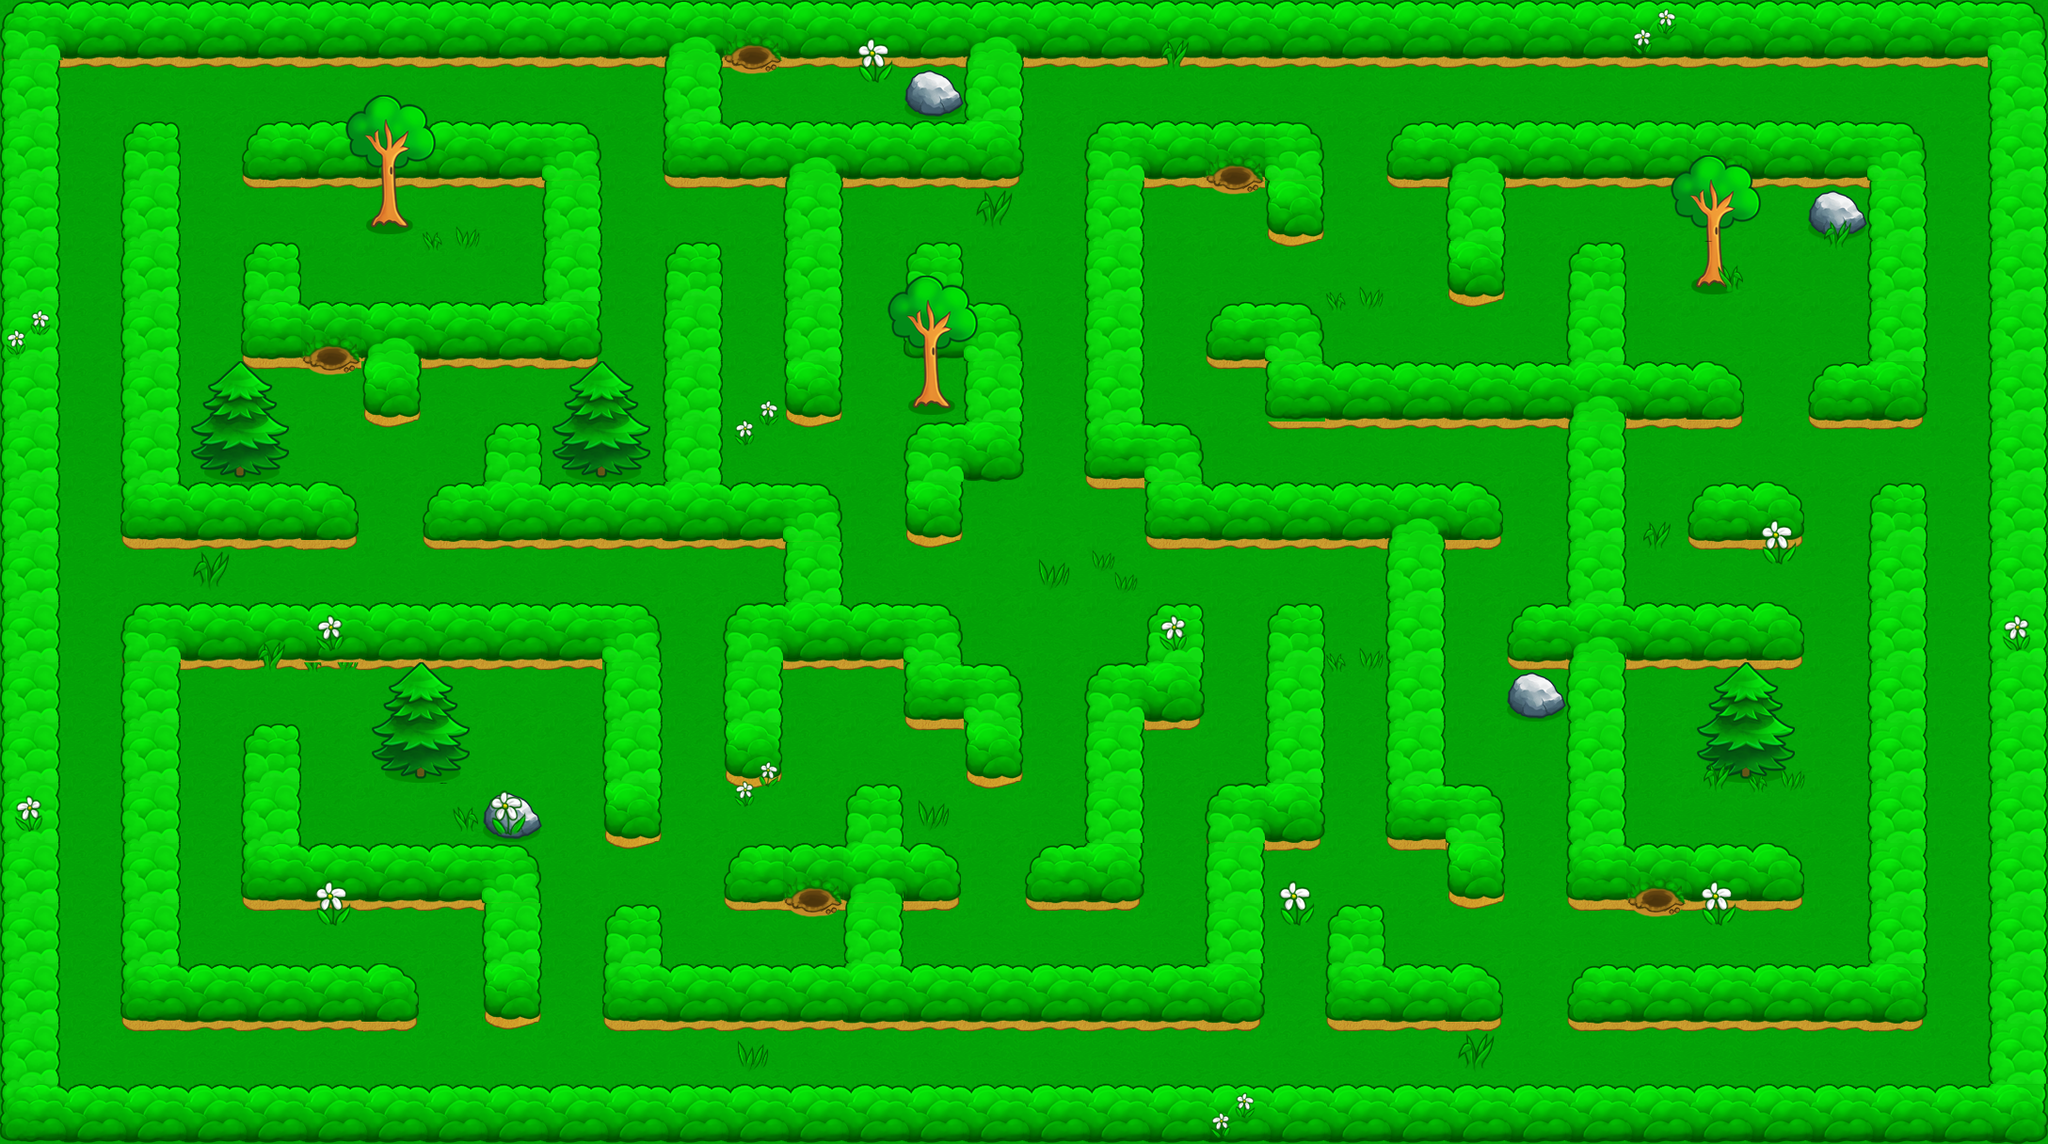

Tiled map render using the project's own tile images. Description and the map definition, with tile-layer contents summarised, below:
An orthogonal 34x19 tile map with 64x64 px tiles, 4 tile layers (Background, Main, Extra, Foreground).

<map version="1.0" orientation="orthogonal" width="34" height="19" tilewidth="64" tileheight="64">
 <tileset firstgid="1" name="atlas" tilewidth="64" tileheight="64">
  <image source="atlas.png" width="1024" height="512" />
  <tile id="0">
   <properties>
    <property name="wall" value="" />
   </properties>
  </tile>
  <tile id="1">
   <properties>
    <property name="wall" value="" />
   </properties>
  </tile>
  <tile id="2">
   <properties>
    <property name="wall" value="" />
   </properties>
  </tile>
  <tile id="4">
   <properties>
    <property name="wall" value="" />
   </properties>
  </tile>
  <tile id="16">
   <properties>
    <property name="wall" value="" />
   </properties>
  </tile>
  <tile id="17">
   <properties>
    <property name="wall" value="" />
   </properties>
  </tile>
  <tile id="18">
   <properties>
    <property name="wall" value="" />
   </properties>
  </tile>
  <tile id="19">
   <properties>
    <property name="wall" value="" />
   </properties>
  </tile>
  <tile id="32">
   <properties>
    <property name="wall" value="" />
   </properties>
  </tile>
  <tile id="33">
   <properties>
    <property name="wall" value="" />
   </properties>
  </tile>
  <tile id="34">
   <properties>
    <property name="wall" value="" />
   </properties>
  </tile>
  <tile id="36">
   <properties>
    <property name="wall" value="" />
   </properties>
  </tile>
  <tile id="37">
   <properties>
    <property name="wall" value="" />
   </properties>
  </tile>
  <tile id="39">
   <properties>
    <property name="wall" value="" />
   </properties>
  </tile>
  <tile id="48">
   <properties>
    <property name="wall" value="" />
   </properties>
  </tile>
  <tile id="49">
   <properties>
    <property name="wall" value="" />
   </properties>
  </tile>
  <tile id="50">
   <properties>
    <property name="wall" value="" />
   </properties>
  </tile>
  <tile id="65">
   <properties>
    <property name="hole" value="" />
    <property name="wall" value="" />
   </properties>
  </tile>
  <tile id="66">
   <properties>
    <property name="wall" value="" />
   </properties>
  </tile>
 </tileset>
 <layer name="Background" width="34" height="19">
  <data>[646 cells, 646 non-empty, 10 distinct tile ids]</data>
 </layer>
 <layer name="Main" width="34" height="19">
  <data>[646 cells, 340 non-empty, 19 distinct tile ids]</data>
 </layer>
 <layer name="Extra" width="34" height="19">
  <data>[646 cells, 50 non-empty, 15 distinct tile ids]</data>
 </layer>
 <layer name="Foreground" width="34" height="19">
  <data>[646 cells, 26 non-empty, 8 distinct tile ids]</data>
 </layer>
</map>